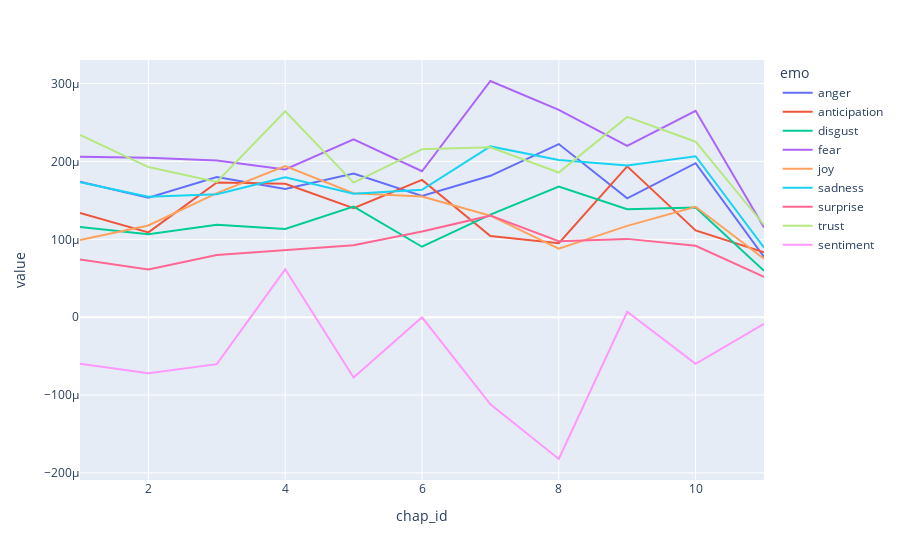

Notebook cell for this chart:
### Code cell
px.line(ADVENTURES_chaps_thin, x='chap_id', y='value', color='emo')

### Figure 1 — Plotly figure (JSON) as saved in the notebook; plotly's stock layout.template omitted (floating-point values rounded to 4 significant figures)
{"data": [{"hovertemplate": "emo=anger<br>chap_id=%{x}<br>value=%{y}<extra></extra>", "legendgroup": "anger", "line": {"color": "#636efa", "dash": "solid"}, "marker": {"symbol": "circle"}, "mode": "lines", "name": "anger", "orientation": "v", "showlegend": true, "type": "scatter", "x": [1, 2, 3, 4, 5, 6, 7, 8, 9, 10, 11], "xaxis": "x", "y": [0.0001739, 0.0001535, 0.00018, 0.0001647, 0.0001844, 0.0001558, 0.0001815, 0.0002223, 0.0001526, 0.0001977, 7.735e-05], "yaxis": "y"}, {"hovertemplate": "emo=anticipation<br>chap_id=%{x}<br>value=%{y}<extra></extra>", "legendgroup": "anticipation", "line": {"color": "#EF553B", "dash": "solid"}, "marker": {"symbol": "circle"}, "mode": "lines", "name": "anticipation", "orientation": "v", "showlegend": true, "type": "scatter", "x": [1, 2, 3, 4, 5, 6, 7, 8, 9, 10, 11], "xaxis": "x", "y": [0.0001339, 0.0001089, 0.0001731, 0.0001712, 0.0001399, 0.0001763, 0.0001041, 9.506e-05, 0.0001937, 0.0001115, 8.343e-05], "yaxis": "y"}, {"hovertemplate": "emo=disgust<br>chap_id=%{x}<br>value=%{y}<extra></extra>", "legendgroup": "disgust", "line": {"color": "#00cc96", "dash": "solid"}, "marker": {"symbol": "circle"}, "mode": "lines", "name": "disgust", "orientation": "v", "showlegend": true, "type": "scatter", "x": [1, 2, 3, 4, 5, 6, 7, 8, 9, 10, 11], "xaxis": "x", "y": [0.0001158, 0.0001065, 0.0001186, 0.0001132, 0.000142, 9.044e-05, 0.0001316, 0.0001678, 0.0001387, 0.0001408, 5.954e-05], "yaxis": "y"}, {"hovertemplate": "emo=fear<br>chap_id=%{x}<br>value=%{y}<extra></extra>", "legendgroup": "fear", "line": {"color": "#ab63fa", "dash": "solid"}, "marker": {"symbol": "circle"}, "mode": "lines", "name": "fear", "orientation": "v", "showlegend": true, "type": "scatter", "x": [1, 2, 3, 4, 5, 6, 7, 8, 9, 10, 11], "xaxis": "x", "y": [0.0002058, 0.0002046, 0.0002012, 0.0001897, 0.0002282, 0.0001874, 0.0003033, 0.0002663, 0.0002199, 0.0002651, 0.0001151], "yaxis": "y"}, {"hovertemplate": "emo=joy<br>chap_id=%{x}<br>value=%{y}<extra></extra>", "legendgroup": "joy", "line": {"color": "#FFA15A", "dash": "solid"}, "marker": {"symbol": "circle"}, "mode": "lines", "name": "joy", "orientation": "v", "showlegend": true, "type": "scatter", "x": [1, 2, 3, 4, 5, 6, 7, 8, 9, 10, 11], "xaxis": "x", "y": [9.894e-05, 0.0001178, 0.0001594, 0.0001941, 0.0001591, 0.000155, 0.0001303, 8.803e-05, 0.0001172, 0.0001417, 7.513e-05], "yaxis": "y"}, {"hovertemplate": "emo=sadness<br>chap_id=%{x}<br>value=%{y}<extra></extra>", "legendgroup": "sadness", "line": {"color": "#19d3f3", "dash": "solid"}, "marker": {"symbol": "circle"}, "mode": "lines", "name": "sadness", "orientation": "v", "showlegend": true, "type": "scatter", "x": [1, 2, 3, 4, 5, 6, 7, 8, 9, 10, 11], "xaxis": "x", "y": [0.0001732, 0.0001546, 0.000158, 0.0001797, 0.0001584, 0.0001637, 0.0002193, 0.0002019, 0.0001948, 0.0002066, 8.941e-05], "yaxis": "y"}, {"hovertemplate": "emo=surprise<br>chap_id=%{x}<br>value=%{y}<extra></extra>", "legendgroup": "surprise", "line": {"color": "#FF6692", "dash": "solid"}, "marker": {"symbol": "circle"}, "mode": "lines", "name": "surprise", "orientation": "v", "showlegend": true, "type": "scatter", "x": [1, 2, 3, 4, 5, 6, 7, 8, 9, 10, 11], "xaxis": "x", "y": [7.402e-05, 6.111e-05, 7.986e-05, 8.654e-05, 9.244e-05, 0.0001099, 0.0001304, 9.764e-05, 0.0001005, 9.162e-05, 5.188e-05], "yaxis": "y"}, {"hovertemplate": "emo=trust<br>chap_id=%{x}<br>value=%{y}<extra></extra>", "legendgroup": "trust", "line": {"color": "#B6E880", "dash": "solid"}, "marker": {"symbol": "circle"}, "mode": "lines", "name": "trust", "orientation": "v", "showlegend": true, "type": "scatter", "x": [1, 2, 3, 4, 5, 6, 7, 8, 9, 10, 11], "xaxis": "x", "y": [0.0002341, 0.0001927, 0.0001737, 0.0002644, 0.0001728, 0.0002156, 0.0002182, 0.0001858, 0.0002572, 0.0002253, 0.0001184], "yaxis": "y"}, {"hovertemplate": "emo=sentiment<br>chap_id=%{x}<br>value=%{y}<extra></extra>", "legendgroup": "sentiment", "line": {"color": "#FF97FF", "dash": "solid"}, "marker": {"symbol": "circle"}, "mode": "lines", "name": "sentiment", "orientation": "v", "showlegend": true, "type": "scatter", "x": [1, 2, 3, 4, 5, 6, 7, 8, 9, 10, 11], "xaxis": "x", "y": [-5.97e-05, -7.202e-05, -6.032e-05, 6.145e-05, -7.748e-05, -1.153e-07, -0.0001119, -0.0001821, 6.953e-06, -5.983e-05, -8.528e-06], "yaxis": "y"}], "layout": {"autosize": true, "legend": {"title": {"text": "emo"}, "tracegroupgap": 0}, "margin": {"t": 60}, "xaxis": {"anchor": "y", "autorange": true, "domain": [0, 1], "range": [1, 11], "title": {"text": "chap_id"}, "type": "linear"}, "yaxis": {"anchor": "x", "autorange": true, "domain": [0, 1], "range": [-0.0002091, 0.0003302], "title": {"text": "value"}, "type": "linear"}}}
